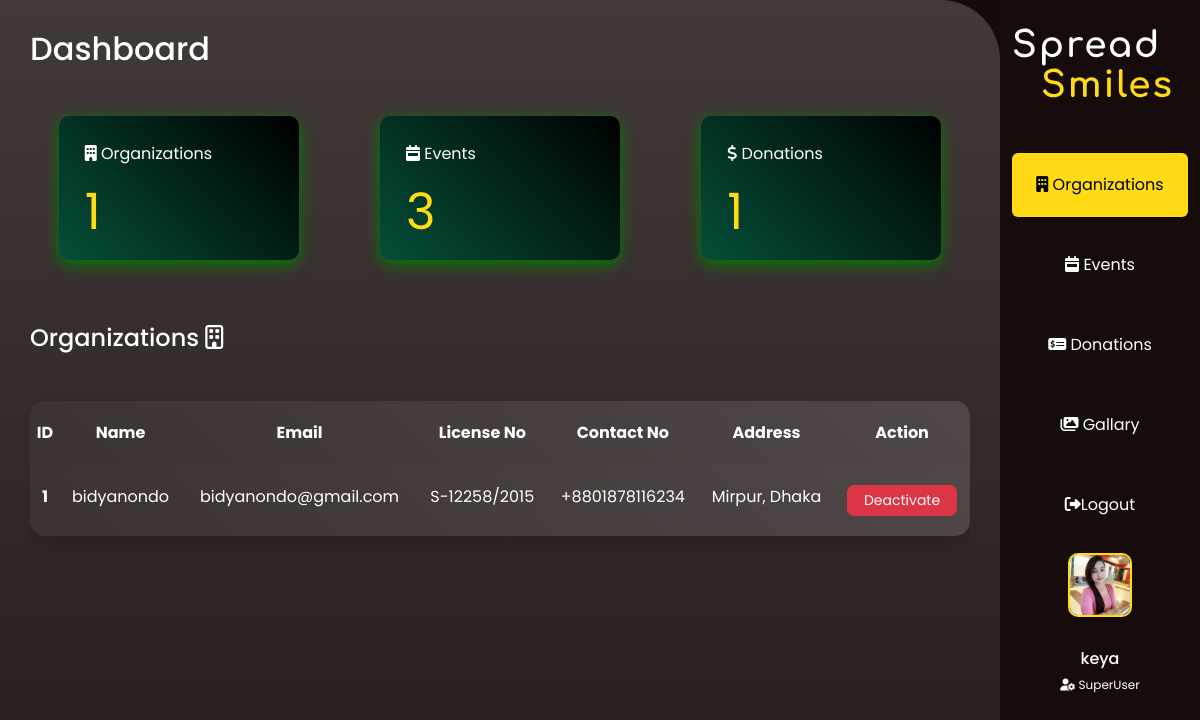
/adminhome/2/ (signed in), run on an earlier commit of the app's database.
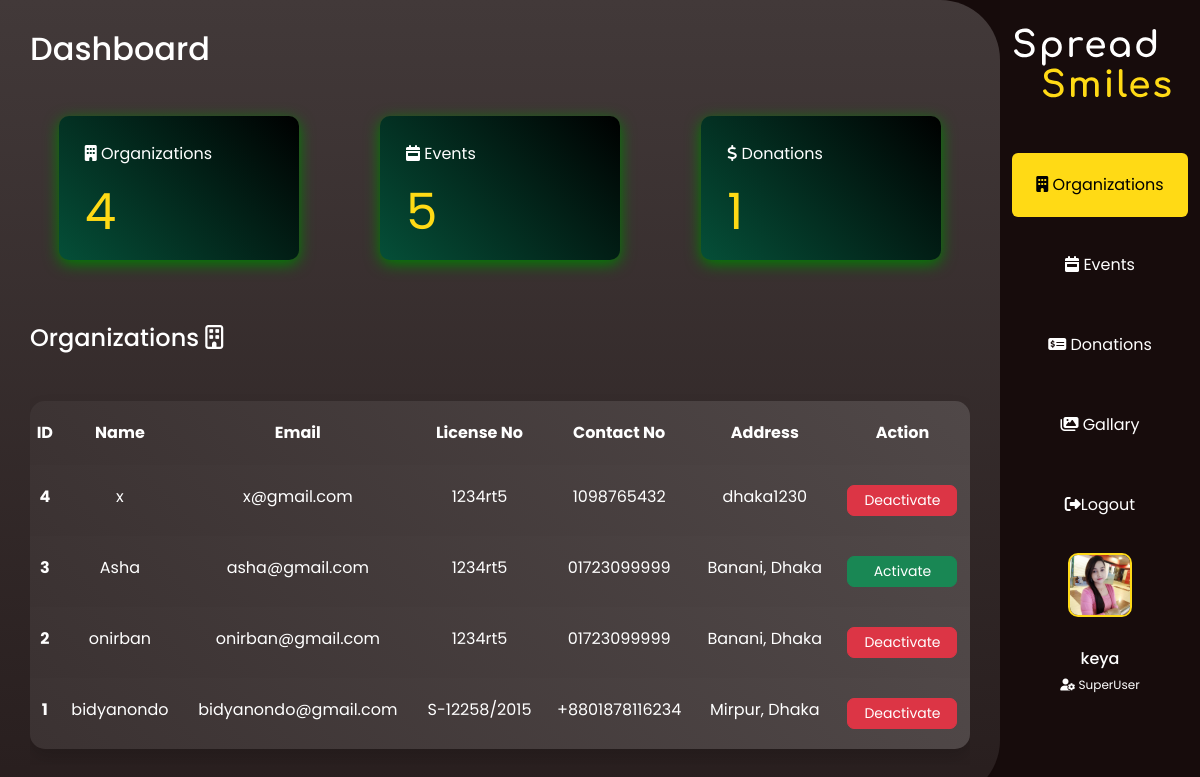
And on a later commit of the database.
### user/models.py (models this page shows)
class Organization(models.Model):
    user = models.OneToOneField(User, null=True, on_delete=models.CASCADE)
    orgname = models.CharField(max_length=200, null=True)
    orgemail = models.CharField(max_length=200, null=True)
    orgcontact = models.CharField(max_length=200, null=True)
    orgaddress = models.CharField(max_length=200, null=True)
    orglicense = models.CharField(max_length=200, null=True)
    orgdate = models.DateTimeField(auto_now_add=True, null=True)
    def __str__(self):
        return self.orgname

### user/decorators.py (the view)
    def wrapper_function(request, *args, **kwargs):
        group = None
        if request.user.groups.exists():
            group = request.user.groups.all()[0].name
        if group == 'organizations':
            return redirect('back', pk=request.user.organization.id)
        if group == 'admins':
            return view_func(request, *args, **kwargs)

### user/models.py (called while the page is built)
    def __str__(self):
        return self.event_title

### user/views.py (called while the page is built)
@login_required(login_url='/login')
@admin_only
def adminhome(request, pk):
    user = User.objects.get(id=pk)
    events = Event.objects.all().order_by('-date_created')
    gallarys = Gallary.objects.all()
    donations = AdminPickup.objects.all()
    inactive_users = Organization.objects.all().order_by('-orgdate')
    context = {'user': user, 'inactive_users': inactive_users,
               'events': events, 'donations': donations, 'gallarys': gallarys}
    return render(request, 'user/admin.html', context)

### user/templates/user/admin.html (shortened to what the changed rows need)
{% load static %}
<!DOCTYPE html>
<html lang="en">
  <head>
    <link
      rel="stylesheet"
      href="https://stackpath.bootstrapcdn.com/bootstrap/5.0.0-alpha1/css/bootstrap.min.css"
    />
    <link rel="stylesheet" href="{% static 'css/admin.css' %}" />
  </head>
  <body>
    <div class="container-fluid">
      <div class="row">
        <main class="shadow-lg main col-md-9 col-lg-10">
          <h1 class="h2 mb-5">Dashboard </h1>
          <div class="row mb-5">
            <div class="col-md-4">
              <div
                class="card text-white bg-dark mb-3"
                style="max-width: 15rem;"
              >
                <div class="card-body">
                  <p class="card-text">
                    <i class="fas fa-building"></i> Organizations
                  </p>
                  <h5 class="card-title">{{inactive_users.count}}</h5>
                </div>
              </div>
            </div>
            <div class="col-md-4">
              <div
                class="card text-white bg-dark mb-3"
                style="max-width: 15rem;"
              >
                <div class="card-body">
                  <p class="card-text">
                    <i class="fas fa-calendar-week"></i> Events
                  </p>
                  <h5 class="card-title">{{events.count}}</h5>
                </div>
              </div>
            </div>
          </div>
          <div class="tab-content" id="v-pills-tabContent">
            <div
              class="table-responsive tab-pane fade show active"
              id="v-pills-home"
              role="tabpanel"
              aria-labelledby="v-pills-home-tab"
            >
              <h1 class="h4 mb-5">
                Organizations <i class="far fa-building"></i>
              </h1>
              <table class="shadow table mytable table-borderless text-center">
                <thead>
                  <tr>
                    <th scope="col">ID</th>
                    <th scope="col">Name</th>
                    <th scope="col">Email</th>
                    <th scope="col">License No</th>
                    <th scope="col">Contact No</th>
                    <th scope="col">Address</th>
                    <th scope="col">Action</th>
                  </tr>
                </thead>
                <tbody>
                {% for inactive_user in inactive_users %}
                  <tr>
                    <th scope="row">{{inactive_user.id}}</th>
                    <td>{{inactive_user.orgname}}</td>
                    <td>{{inactive_user.orgemail}}</td>
                    <td>{{inactive_user.orglicense}}</td>
                    <td>{{inactive_user.orgcontact}}</td>
                    <td>{{inactive_user.orgaddress}}</td>
                    <td>
                    {% if inactive_user.user.is_active %}
                      <button type="button" class="btn btn-sm btn-danger" data-toggle="modal" data-target="#user{{inactive_user.id}}">Deactivate
                      </button>
                    {% else %}
                      <button type="button" class="btn btn-sm btn-success" data-toggle="modal" data-target="#user{{inactive_user.id}}">
                        Activate
                      </button>
                    {% endif %}
                    </td>
                  </tr>
                {% endfor %}
                </tbody>
              </table>
            </div>
          </div>
        </main>
        <nav
          id="sidebarMenu"
          class="col-md-3 col-lg-2 d-md-block sidebar collapse"
        >
          <div class="info">
            <h1 class="h6">
              {{request.user}}
            </h1>
          </div>
        </nav>
      </div>
    </div>
  </body>
</html>

What changed in the data, as far as the page shows it:
added Organization: id "4", orgname "x", orgemail "x@gmail.com", orglicense "1234rt5", orgcontact "1098765432", orgaddress "dhaka1230"
added Organization: id "3", orgname "Asha", orgemail "asha@gmail.com", orglicense "1234rt5", orgcontact "01723099999", orgaddress "Banani, Dhaka"
added Organization: id "2", orgname "onirban", orgemail "onirban@gmail.com", orglicense "1234rt5", orgcontact "01723099999", orgaddress "Banani, Dhaka"
Also different on the page:
{{ inactive_users.count }}: "1" → "4"
{{ events.count }}: "3" → "5"
